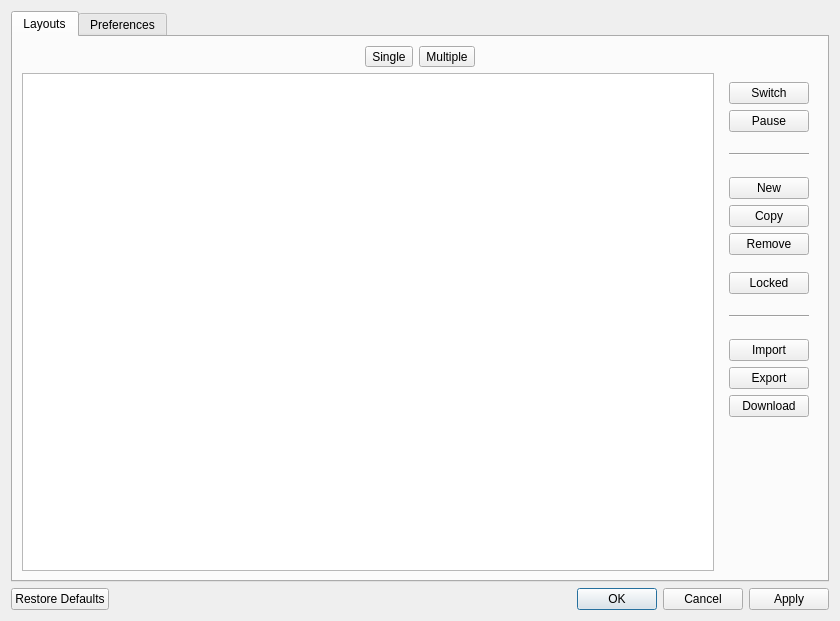
<?xml version="1.0" encoding="UTF-8"?>
<ui version="4.0">
 <class>SettingsDialog</class>
 <widget class="QDialog" name="SettingsDialog">
  <property name="geometry">
   <rect>
    <x>0</x>
    <y>0</y>
    <width>840</width>
    <height>621</height>
   </rect>
  </property>
  <property name="windowTitle">
   <string comment="latte settings window">Settings</string>
  </property>
  <layout class="QVBoxLayout" name="verticalLayout_2">
   <item>
    <widget class="QTabWidget" name="tabWidget">
     <property name="currentIndex">
      <number>0</number>
     </property>
     <widget class="QWidget" name="layoutsTab">
      <attribute name="title">
       <string>Layouts</string>
      </attribute>
      <layout class="QHBoxLayout" name="horizontalLayout">
       <item>
        <layout class="QVBoxLayout" name="verticalLayout_3">
         <item>
          <layout class="QHBoxLayout" name="horizontalLayout_3">
           <item>
            <spacer name="horizontalSpacer">
             <property name="orientation">
              <enum>Qt::Horizontal</enum>
             </property>
             <property name="sizeHint" stdset="0">
              <size>
               <width>40</width>
               <height>20</height>
              </size>
             </property>
            </spacer>
           </item>
           <item>
            <widget class="QToolButton" name="singleToolBtn">
             <property name="sizePolicy">
              <sizepolicy hsizetype="Fixed" vsizetype="Fixed">
               <horstretch>0</horstretch>
               <verstretch>0</verstretch>
              </sizepolicy>
             </property>
             <property name="toolTip">
              <string>Only one layout can be present in memory at all cases</string>
             </property>
             <property name="text">
              <string comment="single layout">Single</string>
             </property>
             <property name="checkable">
              <bool>true</bool>
             </property>
            </widget>
           </item>
           <item>
            <widget class="QToolButton" name="multipleToolBtn">
             <property name="toolTip">
              <string>Multiple layouts can be present and active in memory at the same time</string>
             </property>
             <property name="text">
              <string comment="multiple layouts">Multiple</string>
             </property>
             <property name="checkable">
              <bool>true</bool>
             </property>
             <property name="checked">
              <bool>false</bool>
             </property>
            </widget>
           </item>
           <item>
            <spacer name="horizontalSpacer_2">
             <property name="orientation">
              <enum>Qt::Horizontal</enum>
             </property>
             <property name="sizeHint" stdset="0">
              <size>
               <width>40</width>
               <height>20</height>
              </size>
             </property>
            </spacer>
           </item>
          </layout>
         </item>
         <item>
          <layout class="QHBoxLayout" name="horizontalLayout_2">
           <item>
            <widget class="QTableView" name="layoutsView">
             <property name="alternatingRowColors">
              <bool>true</bool>
             </property>
             <property name="selectionMode">
              <enum>QAbstractItemView::SingleSelection</enum>
             </property>
             <property name="selectionBehavior">
              <enum>QAbstractItemView::SelectRows</enum>
             </property>
             <property name="showGrid">
              <bool>false</bool>
             </property>
             <attribute name="horizontalHeaderVisible">
              <bool>true</bool>
             </attribute>
             <attribute name="horizontalHeaderCascadingSectionResizes">
              <bool>true</bool>
             </attribute>
             <attribute name="horizontalHeaderHighlightSections">
              <bool>false</bool>
             </attribute>
             <attribute name="horizontalHeaderShowSortIndicator" stdset="0">
              <bool>false</bool>
             </attribute>
             <attribute name="verticalHeaderVisible">
              <bool>false</bool>
             </attribute>
             <attribute name="verticalHeaderHighlightSections">
              <bool>false</bool>
             </attribute>
            </widget>
           </item>
           <item>
            <widget class="QWidget" name="widget" native="true">
             <layout class="QVBoxLayout" name="verticalLayout">
              <item>
               <widget class="QPushButton" name="switchButton">
                <property name="toolTip">
                 <string>Switch to selected layout</string>
                </property>
                <property name="text">
                 <string comment="switch to layout">Switch</string>
                </property>
                <property name="icon">
                 <iconset theme="user-identity">
                  <normaloff>.</normaloff>.</iconset>
                </property>
               </widget>
              </item>
              <item>
               <widget class="QPushButton" name="pauseButton">
                <property name="toolTip">
                 <string>Pause all activities from the selected layout</string>
                </property>
                <property name="text">
                 <string>Pause</string>
                </property>
                <property name="icon">
                 <iconset theme="media-playback-pause">
                  <normaloff>.</normaloff>.</iconset>
                </property>
               </widget>
              </item>
              <item>
               <spacer name="verticalSpacer_5">
                <property name="orientation">
                 <enum>Qt::Vertical</enum>
                </property>
                <property name="sizeType">
                 <enum>QSizePolicy::Preferred</enum>
                </property>
                <property name="sizeHint" stdset="0">
                 <size>
                  <width>20</width>
                  <height>15</height>
                 </size>
                </property>
               </spacer>
              </item>
              <item>
               <widget class="Line" name="line_2">
                <property name="minimumSize">
                 <size>
                  <width>0</width>
                  <height>0</height>
                 </size>
                </property>
                <property name="orientation">
                 <enum>Qt::Horizontal</enum>
                </property>
               </widget>
              </item>
              <item>
               <spacer name="verticalSpacer_4">
                <property name="orientation">
                 <enum>Qt::Vertical</enum>
                </property>
                <property name="sizeType">
                 <enum>QSizePolicy::Preferred</enum>
                </property>
                <property name="sizeHint" stdset="0">
                 <size>
                  <width>20</width>
                  <height>15</height>
                 </size>
                </property>
               </spacer>
              </item>
              <item>
               <widget class="QPushButton" name="newButton">
                <property name="toolTip">
                 <string>New layout</string>
                </property>
                <property name="text">
                 <string comment="new layout">New</string>
                </property>
                <property name="icon">
                 <iconset theme="add">
                  <normaloff>.</normaloff>.</iconset>
                </property>
               </widget>
              </item>
              <item>
               <widget class="QPushButton" name="copyButton">
                <property name="toolTip">
                 <string>Copy selected layout</string>
                </property>
                <property name="text">
                 <string comment="copy layout">Copy</string>
                </property>
                <property name="icon">
                 <iconset theme="edit-copy">
                  <normaloff>.</normaloff>.</iconset>
                </property>
                <property name="flat">
                 <bool>false</bool>
                </property>
               </widget>
              </item>
              <item>
               <widget class="QPushButton" name="removeButton">
                <property name="toolTip">
                 <string>Remove selected layout</string>
                </property>
                <property name="text">
                 <string comment="remove layout">Remove</string>
                </property>
                <property name="icon">
                 <iconset theme="list-remove">
                  <normaloff>.</normaloff>.</iconset>
                </property>
               </widget>
              </item>
              <item>
               <spacer name="verticalSpacer_10">
                <property name="orientation">
                 <enum>Qt::Vertical</enum>
                </property>
                <property name="sizeType">
                 <enum>QSizePolicy::Fixed</enum>
                </property>
                <property name="sizeHint" stdset="0">
                 <size>
                  <width>1</width>
                  <height>11</height>
                 </size>
                </property>
               </spacer>
              </item>
              <item>
               <widget class="QPushButton" name="lockedButton">
                <property name="toolTip">
                 <string>Lock layout and make it read-only</string>
                </property>
                <property name="text">
                 <string comment="locked layout">Locked</string>
                </property>
                <property name="icon">
                 <iconset theme="object-locked">
                  <normaloff>.</normaloff>.</iconset>
                </property>
                <property name="checkable">
                 <bool>true</bool>
                </property>
               </widget>
              </item>
              <item>
               <spacer name="verticalSpacer_2">
                <property name="orientation">
                 <enum>Qt::Vertical</enum>
                </property>
                <property name="sizeType">
                 <enum>QSizePolicy::Preferred</enum>
                </property>
                <property name="sizeHint" stdset="0">
                 <size>
                  <width>20</width>
                  <height>15</height>
                 </size>
                </property>
               </spacer>
              </item>
              <item>
               <widget class="Line" name="line">
                <property name="sizePolicy">
                 <sizepolicy hsizetype="Minimum" vsizetype="Fixed">
                  <horstretch>0</horstretch>
                  <verstretch>0</verstretch>
                 </sizepolicy>
                </property>
                <property name="sizeIncrement">
                 <size>
                  <width>0</width>
                  <height>0</height>
                 </size>
                </property>
                <property name="baseSize">
                 <size>
                  <width>0</width>
                  <height>0</height>
                 </size>
                </property>
                <property name="lineWidth">
                 <number>1</number>
                </property>
                <property name="orientation">
                 <enum>Qt::Horizontal</enum>
                </property>
               </widget>
              </item>
              <item>
               <spacer name="verticalSpacer_3">
                <property name="orientation">
                 <enum>Qt::Vertical</enum>
                </property>
                <property name="sizeType">
                 <enum>QSizePolicy::Preferred</enum>
                </property>
                <property name="sizeHint" stdset="0">
                 <size>
                  <width>20</width>
                  <height>15</height>
                 </size>
                </property>
               </spacer>
              </item>
              <item>
               <widget class="QPushButton" name="importButton">
                <property name="toolTip">
                 <string>Import a layout or full configuration file</string>
                </property>
                <property name="text">
                 <string comment="import layout">Import</string>
                </property>
                <property name="icon">
                 <iconset theme="document-import">
                  <normaloff>.</normaloff>.</iconset>
                </property>
                <property name="default">
                 <bool>false</bool>
                </property>
               </widget>
              </item>
              <item>
               <widget class="QPushButton" name="exportButton">
                <property name="toolTip">
                 <string>Export selected layout or full configuration into a file</string>
                </property>
                <property name="text">
                 <string comment="export layout">Export</string>
                </property>
                <property name="icon">
                 <iconset theme="document-export">
                  <normaloff>.</normaloff>.</iconset>
                </property>
               </widget>
              </item>
              <item>
               <widget class="QPushButton" name="downloadButton">
                <property name="toolTip">
                 <string>Download community layouts from the Internet</string>
                </property>
                <property name="text">
                 <string comment="download layout">Download</string>
                </property>
                <property name="icon">
                 <iconset theme="favorites">
                  <normaloff>.</normaloff>.</iconset>
                </property>
               </widget>
              </item>
              <item>
               <spacer name="verticalSpacer">
                <property name="orientation">
                 <enum>Qt::Vertical</enum>
                </property>
                <property name="sizeHint" stdset="0">
                 <size>
                  <width>20</width>
                  <height>40</height>
                 </size>
                </property>
               </spacer>
              </item>
             </layout>
            </widget>
           </item>
          </layout>
         </item>
        </layout>
       </item>
      </layout>
     </widget>
     <widget class="QWidget" name="preferencesTab">
      <property name="sizePolicy">
       <sizepolicy hsizetype="Expanding" vsizetype="Expanding">
        <horstretch>0</horstretch>
        <verstretch>0</verstretch>
       </sizepolicy>
      </property>
      <attribute name="title">
       <string>Preferences</string>
      </attribute>
      <layout class="QHBoxLayout" name="horizontalLayout_4">
       <property name="rightMargin">
        <number>9</number>
       </property>
       <item>
        <widget class="QScrollArea" name="scrollArea">
         <property name="frameShape">
          <enum>QFrame::NoFrame</enum>
         </property>
         <property name="lineWidth">
          <number>0</number>
         </property>
         <property name="verticalScrollBarPolicy">
          <enum>Qt::ScrollBarAsNeeded</enum>
         </property>
         <property name="horizontalScrollBarPolicy">
          <enum>Qt::ScrollBarAlwaysOff</enum>
         </property>
         <property name="widgetResizable">
          <bool>true</bool>
         </property>
         <widget class="QWidget" name="scrollAreaWidgetContents">
          <property name="geometry">
           <rect>
            <x>0</x>
            <y>0</y>
            <width>805</width>
            <height>518</height>
           </rect>
          </property>
          <layout class="QHBoxLayout" name="horizontalLayout_9">
           <property name="spacing">
            <number>0</number>
           </property>
           <property name="leftMargin">
            <number>0</number>
           </property>
           <property name="topMargin">
            <number>0</number>
           </property>
           <property name="rightMargin">
            <number>0</number>
           </property>
           <property name="bottomMargin">
            <number>0</number>
           </property>
           <item>
            <layout class="QVBoxLayout" name="verticalLayout_4">
             <item>
              <spacer name="verticalSpacer_8">
               <property name="orientation">
                <enum>Qt::Vertical</enum>
               </property>
               <property name="sizeType">
                <enum>QSizePolicy::Fixed</enum>
               </property>
               <property name="sizeHint" stdset="0">
                <size>
                 <width>20</width>
                 <height>10</height>
                </size>
               </property>
              </spacer>
             </item>
             <item>
              <widget class="QLabel" name="behaviorLbl">
               <property name="sizePolicy">
                <sizepolicy hsizetype="Preferred" vsizetype="Preferred">
                 <horstretch>0</horstretch>
                 <verstretch>0</verstretch>
                </sizepolicy>
               </property>
               <property name="font">
                <font>
                 <weight>75</weight>
                 <bold>true</bold>
                </font>
               </property>
               <property name="text">
                <string>Behavior</string>
               </property>
               <property name="alignment">
                <set>Qt::AlignLeading|Qt::AlignLeft|Qt::AlignTop</set>
               </property>
              </widget>
             </item>
             <item>
              <layout class="QHBoxLayout" name="horizontalLayout_5">
               <item>
                <spacer name="horizontalSpacer_3">
                 <property name="orientation">
                  <enum>Qt::Horizontal</enum>
                 </property>
                 <property name="sizeType">
                  <enum>QSizePolicy::Fixed</enum>
                 </property>
                 <property name="sizeHint" stdset="0">
                  <size>
                   <width>20</width>
                   <height>20</height>
                  </size>
                 </property>
                </spacer>
               </item>
               <item>
                <widget class="QCheckBox" name="autostartChkBox">
                 <property name="toolTip">
                  <string>Start the application automatically after each relogin</string>
                 </property>
                 <property name="text">
                  <string>Enable autostart during startup</string>
                 </property>
                </widget>
               </item>
              </layout>
             </item>
             <item>
              <layout class="QHBoxLayout" name="horizontalLayout_11">
               <item>
                <spacer name="horizontalSpacer_11">
                 <property name="orientation">
                  <enum>Qt::Horizontal</enum>
                 </property>
                 <property name="sizeType">
                  <enum>QSizePolicy::Fixed</enum>
                 </property>
                 <property name="sizeHint" stdset="0">
                  <size>
                   <width>20</width>
                   <height>20</height>
                  </size>
                 </property>
                </spacer>
               </item>
               <item>
                <widget class="QCheckBox" name="metaChkBox">
                 <property name="toolTip">
                  <string>Forwards Meta key from KWin to Latte. It is suggested to disable that option if you remove Latte.</string>
                 </property>
                 <property name="text">
                  <string>Forward Meta key to Application Launcher</string>
                 </property>
                </widget>
               </item>
              </layout>
             </item>
             <item>
              <layout class="QHBoxLayout" name="horizontalLayout_6">
               <item>
                <spacer name="horizontalSpacer_4">
                 <property name="orientation">
                  <enum>Qt::Horizontal</enum>
                 </property>
                 <property name="sizeType">
                  <enum>QSizePolicy::Fixed</enum>
                 </property>
                 <property name="sizeHint" stdset="0">
                  <size>
                   <width>20</width>
                   <height>20</height>
                  </size>
                 </property>
                </spacer>
               </item>
               <item>
                <widget class="QCheckBox" name="infoWindowChkBox">
                 <property name="toolTip">
                  <string>Provide visual feedback when layouts are activated automatically</string>
                 </property>
                 <property name="text">
                  <string>Show informative window for layouts automatic activation</string>
                 </property>
                </widget>
               </item>
              </layout>
             </item>
             <item>
              <layout class="QHBoxLayout" name="horizontalLayout_14">
               <item>
                <spacer name="horizontalSpacer_10">
                 <property name="orientation">
                  <enum>Qt::Horizontal</enum>
                 </property>
                 <property name="sizeType">
                  <enum>QSizePolicy::Maximum</enum>
                 </property>
                 <property name="sizeHint" stdset="0">
                  <size>
                   <width>20</width>
                   <height>20</height>
                  </size>
                 </property>
                </spacer>
               </item>
               <item>
                <widget class="QCheckBox" name="noBordersForMaximizedChkBox">
                 <property name="toolTip">
                  <string>Activate support for borderless maximized windows between different layouts</string>
                 </property>
                 <property name="text">
                  <string>Support borderless maximized windows in different layouts</string>
                 </property>
                </widget>
               </item>
              </layout>
             </item>
             <item>
              <spacer name="verticalSpacer_7">
               <property name="orientation">
                <enum>Qt::Vertical</enum>
               </property>
               <property name="sizeType">
                <enum>QSizePolicy::Fixed</enum>
               </property>
               <property name="sizeHint" stdset="0">
                <size>
                 <width>20</width>
                 <height>20</height>
                </size>
               </property>
              </spacer>
             </item>
             <item>
              <widget class="QLabel" name="mouseSensetivityLbl">
               <property name="font">
                <font>
                 <weight>75</weight>
                 <bold>true</bold>
                </font>
               </property>
               <property name="text">
                <string>Mouse Sensitivity</string>
               </property>
              </widget>
             </item>
             <item>
              <layout class="QHBoxLayout" name="horizontalLayout_7">
               <item>
                <spacer name="horizontalSpacer_5">
                 <property name="orientation">
                  <enum>Qt::Horizontal</enum>
                 </property>
                 <property name="sizeType">
                  <enum>QSizePolicy::Fixed</enum>
                 </property>
                 <property name="sizeHint" stdset="0">
                  <size>
                   <width>20</width>
                   <height>20</height>
                  </size>
                 </property>
                </spacer>
               </item>
               <item>
                <widget class="QLabel" name="parabolicEffectLbl">
                 <property name="sizePolicy">
                  <sizepolicy hsizetype="Maximum" vsizetype="Preferred">
                   <horstretch>0</horstretch>
                   <verstretch>0</verstretch>
                  </sizepolicy>
                 </property>
                 <property name="text">
                  <string>Parabolic Effect</string>
                 </property>
                </widget>
               </item>
               <item>
                <spacer name="horizontalSpacer_6">
                 <property name="orientation">
                  <enum>Qt::Horizontal</enum>
                 </property>
                 <property name="sizeType">
                  <enum>QSizePolicy::Fixed</enum>
                 </property>
                 <property name="sizeHint" stdset="0">
                  <size>
                   <width>7</width>
                   <height>20</height>
                  </size>
                 </property>
                </spacer>
               </item>
               <item>
                <layout class="QHBoxLayout" name="horizontalLayout_8">
                 <item>
                  <widget class="QToolButton" name="lowSensitivityBtn">
                   <property name="sizePolicy">
                    <sizepolicy hsizetype="Expanding" vsizetype="Fixed">
                     <horstretch>0</horstretch>
                     <verstretch>0</verstretch>
                    </sizepolicy>
                   </property>
                   <property name="toolTip">
                    <string>Low sensitivity for parabolic effect (low cpu usage and performance)</string>
                   </property>
                   <property name="text">
                    <string comment="low sensitivity">Low</string>
                   </property>
                   <property name="checkable">
                    <bool>true</bool>
                   </property>
                  </widget>
                 </item>
                 <item>
                  <widget class="QToolButton" name="mediumSensitivityBtn">
                   <property name="sizePolicy">
                    <sizepolicy hsizetype="Expanding" vsizetype="Fixed">
                     <horstretch>0</horstretch>
                     <verstretch>0</verstretch>
                    </sizepolicy>
                   </property>
                   <property name="toolTip">
                    <string>Medium sensitivity for parabolic effect (normal cpu usage and performance)</string>
                   </property>
                   <property name="text">
                    <string comment="medium sensitivity">Medium</string>
                   </property>
                   <property name="checkable">
                    <bool>true</bool>
                   </property>
                  </widget>
                 </item>
                 <item>
                  <widget class="QToolButton" name="highSensitivityBtn">
                   <property name="sizePolicy">
                    <sizepolicy hsizetype="Expanding" vsizetype="Fixed">
                     <horstretch>0</horstretch>
                     <verstretch>0</verstretch>
                    </sizepolicy>
                   </property>
                   <property name="toolTip">
                    <string>High sensitivity for parabolic effect (high cpu usage and performance)</string>
                   </property>
                   <property name="text">
                    <string comment="high sensitivity">High</string>
                   </property>
                   <property name="checkable">
                    <bool>true</bool>
                   </property>
                  </widget>
                 </item>
                </layout>
               </item>
               <item>
                <spacer name="horizontalSpacer_8">
                 <property name="orientation">
                  <enum>Qt::Horizontal</enum>
                 </property>
                 <property name="sizeType">
                  <enum>QSizePolicy::Fixed</enum>
                 </property>
                 <property name="sizeHint" stdset="0">
                  <size>
                   <width>20</width>
                   <height>20</height>
                  </size>
                 </property>
                </spacer>
               </item>
              </layout>
             </item>
             <item>
              <spacer name="verticalSpacer_9">
               <property name="orientation">
                <enum>Qt::Vertical</enum>
               </property>
               <property name="sizeType">
                <enum>QSizePolicy::Fixed</enum>
               </property>
               <property name="sizeHint" stdset="0">
                <size>
                 <width>20</width>
                 <height>20</height>
                </size>
               </property>
              </spacer>
             </item>
             <item>
              <widget class="QLabel" name="delayLbl">
               <property name="font">
                <font>
                 <weight>75</weight>
                 <bold>true</bold>
                </font>
               </property>
               <property name="text">
                <string>Delay</string>
               </property>
              </widget>
             </item>
             <item>
              <layout class="QHBoxLayout" name="horizontalLayout_10">
               <item>
                <spacer name="horizontalSpacer_7">
                 <property name="orientation">
                  <enum>Qt::Horizontal</enum>
                 </property>
                 <property name="sizeType">
                  <enum>QSizePolicy::Fixed</enum>
                 </property>
                 <property name="sizeHint" stdset="0">
                  <size>
                   <width>20</width>
                   <height>20</height>
                  </size>
                 </property>
                </spacer>
               </item>
               <item>
                <widget class="QLabel" name="trackScreensDelayLbl">
                 <property name="toolTip">
                  <string>Different hardware can have different delays during screen changes.
This tracker is used in order to not lose any screen related update.</string>
                 </property>
                 <property name="text">
                  <string>React to screen changes after</string>
                 </property>
                </widget>
               </item>
               <item>
                <widget class="QSpinBox" name="screenTrackerSpinBox">
                 <property name="sizePolicy">
                  <sizepolicy hsizetype="MinimumExpanding" vsizetype="Fixed">
                   <horstretch>0</horstretch>
                   <verstretch>0</verstretch>
                  </sizepolicy>
                 </property>
                 <property name="maximumSize">
                  <size>
                   <width>200</width>
                   <height>16777215</height>
                  </size>
                 </property>
                 <property name="toolTip">
                  <string>Different hardware can have different delays during screen changes.
This tracker is used in order to not lose any screen related update.</string>
                 </property>
                 <property name="alignment">
                  <set>Qt::AlignLeading|Qt::AlignLeft|Qt::AlignVCenter</set>
                 </property>
                 <property name="specialValueText">
                  <string/>
                 </property>
                 <property name="suffix">
                  <string> ms.</string>
                 </property>
                 <property name="minimum">
                  <number>1000</number>
                 </property>
                 <property name="maximum">
                  <number>10000</number>
                 </property>
                 <property name="singleStep">
                  <number>100</number>
                 </property>
                 <property name="value">
                  <number>2500</number>
                 </property>
                </widget>
               </item>
               <item>
                <spacer name="horizontalSpacer_9">
                 <property name="orientation">
                  <enum>Qt::Horizontal</enum>
                 </property>
                 <property name="sizeType">
                  <enum>QSizePolicy::Fixed</enum>
                 </property>
                 <property name="sizeHint" stdset="0">
                  <size>
                   <width>20</width>
                   <height>20</height>
                  </size>
                 </property>
                </spacer>
               </item>
              </layout>
             </item>
             <item>
              <spacer name="verticalSpacer_11">
               <property name="orientation">
                <enum>Qt::Vertical</enum>
               </property>
               <property name="sizeType">
                <enum>QSizePolicy::Fixed</enum>
               </property>
               <property name="sizeHint" stdset="0">
                <size>
                 <width>20</width>
                 <height>20</height>
                </size>
               </property>
              </spacer>
             </item>
             <item>
              <widget class="QLabel" name="plasmaLbl">
               <property name="font">
                <font>
                 <weight>75</weight>
                 <bold>true</bold>
                </font>
               </property>
               <property name="text">
                <string>Plasma Theme</string>
               </property>
              </widget>
             </item>
             <item>
              <layout class="QHBoxLayout" name="horizontalLayout_12">
               <item>
                <spacer name="horizontalSpacer_12">
                 <property name="orientation">
                  <enum>Qt::Horizontal</enum>
                 </property>
                 <property name="sizeType">
                  <enum>QSizePolicy::Fixed</enum>
                 </property>
                 <property name="sizeHint" stdset="0">
                  <size>
                   <width>20</width>
                   <height>20</height>
                  </size>
                 </property>
                </spacer>
               </item>
               <item>
                <widget class="QLabel" name="plasmaRoundnessLbl">
                 <property name="toolTip">
                  <string>Roundness used from Latte elements in order to feel part of the current plasma theme 
when there are no other roundness information.</string>
                 </property>
                 <property name="text">
                  <string>User set background roundness</string>
                 </property>
                </widget>
               </item>
               <item>
                <widget class="QSpinBox" name="themeRoundnessSpinBox">
                 <property name="sizePolicy">
                  <sizepolicy hsizetype="MinimumExpanding" vsizetype="Fixed">
                   <horstretch>0</horstretch>
                   <verstretch>0</verstretch>
                  </sizepolicy>
                 </property>
                 <property name="maximumSize">
                  <size>
                   <width>200</width>
                   <height>16777215</height>
                  </size>
                 </property>
                 <property name="toolTip">
                  <string>Roundness used from Latte elements in order to feel part of the current plasma theme 
when there are no other roundness information.</string>
                 </property>
                 <property name="specialValueText">
                  <string/>
                 </property>
                 <property name="suffix">
                  <string> px.</string>
                 </property>
                 <property name="maximum">
                  <number>24</number>
                 </property>
                </widget>
               </item>
               <item>
                <spacer name="horizontalSpacer_13">
                 <property name="orientation">
                  <enum>Qt::Horizontal</enum>
                 </property>
                 <property name="sizeType">
                  <enum>QSizePolicy::Fixed</enum>
                 </property>
                 <property name="sizeHint" stdset="0">
                  <size>
                   <width>20</width>
                   <height>20</height>
                  </size>
                 </property>
                </spacer>
               </item>
              </layout>
             </item>
             <item>
              <spacer name="verticalSpacer_6">
               <property name="orientation">
                <enum>Qt::Vertical</enum>
               </property>
               <property name="sizeHint" stdset="0">
                <size>
                 <width>20</width>
                 <height>40</height>
                </size>
               </property>
              </spacer>
             </item>
            </layout>
           </item>
          </layout>
         </widget>
        </widget>
       </item>
      </layout>
     </widget>
    </widget>
   </item>
   <item>
    <widget class="QDialogButtonBox" name="buttonBox">
     <property name="orientation">
      <enum>Qt::Horizontal</enum>
     </property>
     <property name="standardButtons">
      <set>QDialogButtonBox::Apply|QDialogButtonBox::Cancel|QDialogButtonBox::Ok|QDialogButtonBox::RestoreDefaults</set>
     </property>
    </widget>
   </item>
  </layout>
 </widget>
 <resources/>
 <connections>
  <connection>
   <sender>buttonBox</sender>
   <signal>accepted()</signal>
   <receiver>SettingsDialog</receiver>
   <slot>accept()</slot>
   <hints>
    <hint type="sourcelabel">
     <x>254</x>
     <y>341</y>
    </hint>
    <hint type="destinationlabel">
     <x>157</x>
     <y>274</y>
    </hint>
   </hints>
  </connection>
  <connection>
   <sender>buttonBox</sender>
   <signal>rejected()</signal>
   <receiver>SettingsDialog</receiver>
   <slot>reject()</slot>
   <hints>
    <hint type="sourcelabel">
     <x>322</x>
     <y>341</y>
    </hint>
    <hint type="destinationlabel">
     <x>286</x>
     <y>274</y>
    </hint>
   </hints>
  </connection>
 </connections>
</ui>
